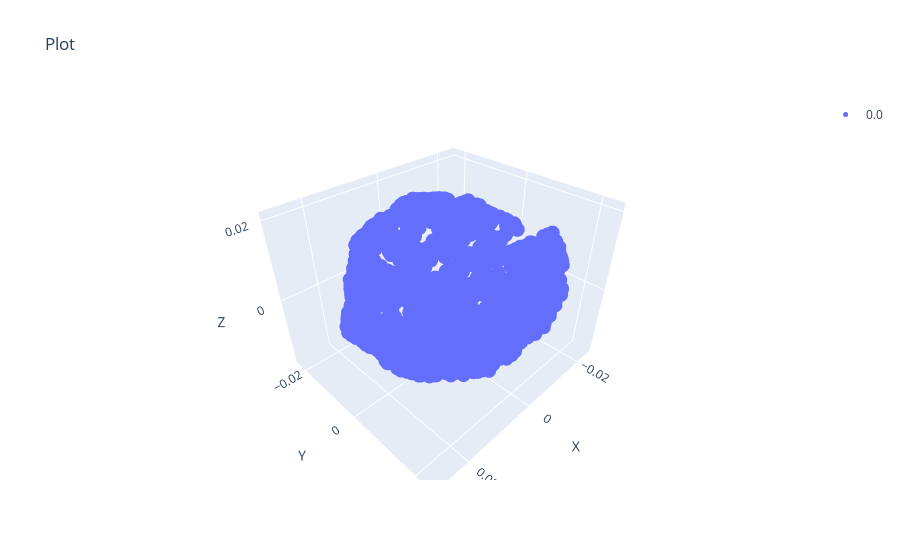

Notebook cell for this chart:
### Code cell
scatter(data_dict0['phate'], s=5)

### Figure 1 — Plotly figure (JSON) as saved in the notebook; plotly's stock layout.template omitted (floating-point values rounded to 4 significant figures; data arrays with more than 128 entries replaced by an {"elided": "..."} marker saying what was removed)
{"data": [{"marker": {"color": 0, "colorscale": [[0, "#440154"], [0.1111, "#482878"], [0.2222, "#3e4989"], [0.3333, "#31688e"], [0.4444, "#26828e"], [0.5556, "#1f9e89"], [0.6667, "#35b779"], [0.7778, "#6ece58"], [0.8889, "#b5de2b"], [1, "#fde725"]], "opacity": 1, "size": 5}, "mode": "markers", "name": "0.0", "type": "scatter3d", "x": {"elided": "2000 float values"}, "y": {"elided": "2000 float values"}, "z": {"elided": "2000 float values"}}], "layout": {"scene": {"xaxis": {"title": {"text": "X"}}, "yaxis": {"title": {"text": "Y"}}, "zaxis": {"title": {"text": "Z"}}}, "showlegend": true, "title": {"text": "Plot"}}}
